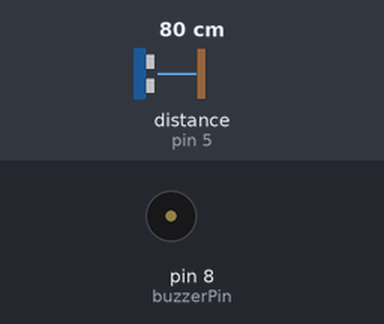
Bench run of a sketch on a simulated Arduino Uno, built with avr-gcc and run on an emulated ATmega328P. On the bench: buzzer (waves = sounding, pin HIGH). Wiring (inferred from the names in the program): ultrasonic range finder: trigger pin 4; echo pin 5. Inputs (shaded band) come from the test bench; at power-on: distance to the obstacle (sensor on pin 5) 80 cm. The echo pulse lasts 58.3 µs per cm; pins used as bus, display or sensor lines are not drawn.

Above: at 1.2 s.
1.3 s: distance to the obstacle (sensor on pin 5) set to 12 cm
2.8 s: distance to the obstacle (sensor on pin 5) set to 9 cm
At 3.2 s:
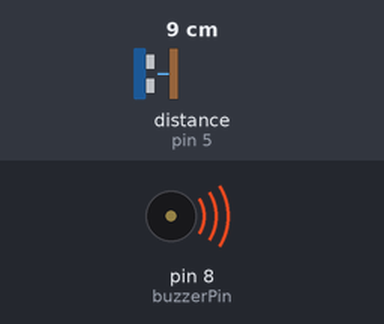
4.3 s: distance to the obstacle (sensor on pin 5) set to 18 cm
At 5.5 s:
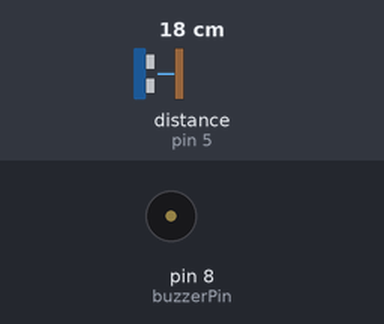
5.8 s: distance to the obstacle (sensor on pin 5) set to 2 cm
At 6.5 s:
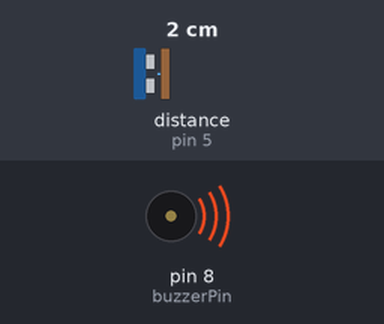
Timing chart, 0 to 8.3 s (numbered marks = the images above; inputs shaded):
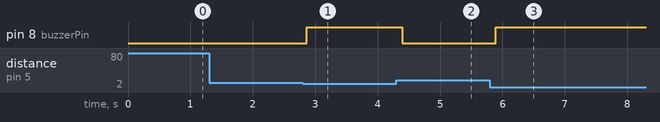

Measured:
- the behaviour switches between 11 and 10 cm on distance to the obstacle (sensor on pin 5) (found by bisection; images 0 and 1)
- after the input at 1.3 s, every drawn part: stays the same
- after the input at 2.8 s, pin 8 (buzzerPin): LOW → HIGH after 0.06 s
- after the input at 4.3 s, pin 8 (buzzerPin): HIGH → LOW after 0.09 s
- after the input at 5.8 s, pin 8 (buzzerPin): LOW → HIGH after 0.09 s

The sketch:

code.ino
```cpp
const int trigPin = 4;
const int echoPin = 5;
const int buzzerPin = 8;

void setup() {
    pinMode(trigPin, OUTPUT);
    pinMode(echoPin, INPUT);
    pinMode(buzzerPin, OUTPUT);
}

void loop() {
    digitalWrite(trigPin, LOW);
    delayMicroseconds(5);
    digitalWrite(trigPin, HIGH);
    delayMicroseconds(10);
    digitalWrite(trigPin, LOW);

    int duration = pulseIn(echoPin, HIGH);
    delay(50);

    int distance = duration / 29.1;

    if (distance < 20) {
        digitalWrite(buzzerPin, HIGH);

    } else {
        digitalWrite(buzzerPin, LOW);
    }
}
```
